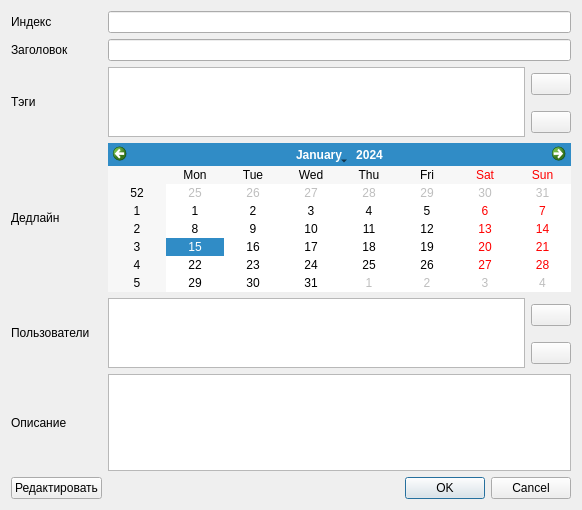
<?xml version="1.0" encoding="UTF-8"?>
<ui version="4.0">
 <class>ShowDialog</class>
 <widget class="QDialog" name="ShowDialog">
  <property name="geometry">
   <rect>
    <x>0</x>
    <y>0</y>
    <width>582</width>
    <height>510</height>
   </rect>
  </property>
  <property name="windowTitle">
   <string>Описание задачи</string>
  </property>
  <layout class="QGridLayout" name="gridLayout">
   <item row="0" column="0">
    <widget class="QLabel" name="indexLabel">
     <property name="text">
      <string>Индекс</string>
     </property>
    </widget>
   </item>
   <item row="2" column="2">
    <widget class="QPushButton" name="addTagPushButton">
     <property name="text">
      <string/>
     </property>
     <property name="icon">
      <iconset resource="resources/resources.qrc">
       <normaloff>:/images/images/Plus.png</normaloff>:/images/images/Plus.png</iconset>
     </property>
    </widget>
   </item>
   <item row="1" column="0">
    <widget class="QLabel" name="titleLabel">
     <property name="text">
      <string>Заголовок</string>
     </property>
    </widget>
   </item>
   <item row="1" column="1" colspan="2">
    <widget class="QLineEdit" name="titleLineEdit"/>
   </item>
   <item row="5" column="1" rowspan="2">
    <widget class="QTextEdit" name="userTextEdit"/>
   </item>
   <item row="4" column="1" colspan="2">
    <widget class="QCalendarWidget" name="calendarWidget"/>
   </item>
   <item row="2" column="1" rowspan="2">
    <widget class="QTextEdit" name="tagTextEdit"/>
   </item>
   <item row="4" column="0">
    <widget class="QLabel" name="calendarLabel">
     <property name="text">
      <string>Дедлайн</string>
     </property>
    </widget>
   </item>
   <item row="5" column="2">
    <widget class="QPushButton" name="addUserPushButton">
     <property name="text">
      <string/>
     </property>
     <property name="icon">
      <iconset resource="resources/resources.qrc">
       <normaloff>:/images/images/Plus.png</normaloff>:/images/images/Plus.png</iconset>
     </property>
    </widget>
   </item>
   <item row="0" column="1" colspan="2">
    <widget class="QLineEdit" name="indexLineEdit"/>
   </item>
   <item row="3" column="2">
    <widget class="QPushButton" name="deleteTagPushButton">
     <property name="text">
      <string/>
     </property>
     <property name="icon">
      <iconset resource="resources/resources.qrc">
       <normaloff>:/images/images/Minus.png</normaloff>:/images/images/Minus.png</iconset>
     </property>
    </widget>
   </item>
   <item row="6" column="2">
    <widget class="QPushButton" name="deleteUserPushButton">
     <property name="text">
      <string/>
     </property>
     <property name="icon">
      <iconset resource="resources/resources.qrc">
       <normaloff>:/images/images/Minus.png</normaloff>:/images/images/Minus.png</iconset>
     </property>
    </widget>
   </item>
   <item row="5" column="0" rowspan="2">
    <widget class="QLabel" name="userLabel">
     <property name="text">
      <string>Пользователи</string>
     </property>
    </widget>
   </item>
   <item row="2" column="0" rowspan="2">
    <widget class="QLabel" name="tagLabel">
     <property name="text">
      <string>Тэги</string>
     </property>
    </widget>
   </item>
   <item row="7" column="1" colspan="2">
    <widget class="QTextEdit" name="showTextEdit"/>
   </item>
   <item row="7" column="0">
    <widget class="QLabel" name="showLabel">
     <property name="text">
      <string>Описание</string>
     </property>
    </widget>
   </item>
   <item row="8" column="1" colspan="2">
    <widget class="QDialogButtonBox" name="showButtonBox">
     <property name="orientation">
      <enum>Qt::Horizontal</enum>
     </property>
     <property name="standardButtons">
      <set>QDialogButtonBox::Cancel|QDialogButtonBox::Ok</set>
     </property>
    </widget>
   </item>
   <item row="8" column="0">
    <widget class="QPushButton" name="editPushButton">
     <property name="text">
      <string>Редактировать</string>
     </property>
    </widget>
   </item>
  </layout>
 </widget>
 <resources>
  <include location="resources/resources.qrc"/>
 </resources>
 <connections>
  <connection>
   <sender>showButtonBox</sender>
   <signal>accepted()</signal>
   <receiver>ShowDialog</receiver>
   <slot>accept()</slot>
   <hints>
    <hint type="sourcelabel">
     <x>248</x>
     <y>254</y>
    </hint>
    <hint type="destinationlabel">
     <x>157</x>
     <y>274</y>
    </hint>
   </hints>
  </connection>
  <connection>
   <sender>showButtonBox</sender>
   <signal>rejected()</signal>
   <receiver>ShowDialog</receiver>
   <slot>reject()</slot>
   <hints>
    <hint type="sourcelabel">
     <x>316</x>
     <y>260</y>
    </hint>
    <hint type="destinationlabel">
     <x>286</x>
     <y>274</y>
    </hint>
   </hints>
  </connection>
 </connections>
</ui>
